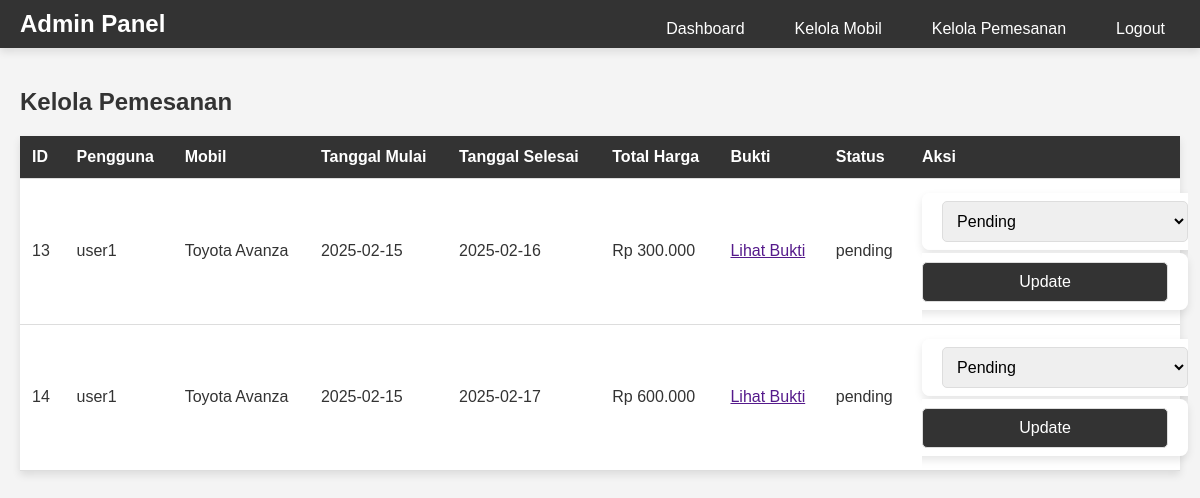
/admin/manage_orders.php (signed in), run on the app's committed database.
### tables this page shows
CREATE TABLE `bookings` (
  `id` int(11) NOT NULL,
  `user_id` int(11) NOT NULL,
  `car_id` int(11) NOT NULL,
  `start_date` date NOT NULL,
  `end_date` date NOT NULL,
  `total_price` decimal(10,2) NOT NULL,
  `status` enum('pending','approved','rejected') DEFAULT 'pending'
);

CREATE TABLE `users` (
  `id` int(11) NOT NULL,
  `username` varchar(50) NOT NULL,
  `password` varchar(255) NOT NULL,
  `email` varchar(100) NOT NULL,
  `role` enum('admin','user') DEFAULT 'user'
);

CREATE TABLE `cars` (
  `id` int(11) NOT NULL,
  `name` varchar(100) NOT NULL,
  `description` text NOT NULL,
  `price_per_day` decimal(10,2) NOT NULL,
  `image` varchar(255) NOT NULL,
  `status` enum('available','booked') DEFAULT 'available'
);

### admin/manage_orders.php (the view, shortened to what this page needs)
<?php
include '../includes/db.php';
$bookings = $pdo->query('SELECT bookings.*, users.username, cars.name FROM bookings JOIN users ON bookings.user_id = users.id JOIN cars ON bookings.car_id = cars.id')->fetchAll();
$stmt = $pdo->query("SELECT payments.*, users.username FROM payments JOIN users ON payments.user_id = users.id");
while ($payment = $stmt->fetch());
?>
<!DOCTYPE html>
<html lang="en">
<head>
    <link rel="stylesheet" href="../assets/css/style.css">
    <link rel="stylesheet" href="https://cdnjs.cloudflare.com/ajax/libs/font-awesome/6.0.0-beta3/css/all.min.css">
</head>
<body>
    <header>
        <div class="header-container">
            <div class="logo">
                <a href="index.php">Admin Panel</a>
            </div>
            <nav class="navbar">
                <ul class="nav-links">
                    <li><a href="index.php">Dashboard</a></li>
                    <li><a href="manage_cars.php">Kelola Mobil</a></li>
                    <li><a href="manage_orders.php">Kelola Pemesanan</a></li>
                    <li><a href="../logout.php">Logout</a></li>
                </ul>
            </nav>
        </div>
    </header>
    <main>
        <h2>Kelola Pemesanan</h2>
        <table>
            <thead>
                <tr>
                    <th>ID</th>
                    <th>Pengguna</th>
                    <th>Mobil</th>
                    <th>Tanggal Mulai</th>
                    <th>Tanggal Selesai</th>
                    <th>Total Harga</th>
                    <th>Bukti</th>
                    <th>Status</th>
                    <th>Aksi</th>
                </tr>
            </thead>
            <tbody>
                <?php foreach ($bookings as $booking): ?>
                <tr>
                    <td><?= $booking['id'] ?></td>
                    <td><?= $booking['username'] ?></td>
                    <td><?= $booking['name'] ?></td>
                    <td><?= $booking['start_date'] ?></td>
                    <td><?= $booking['end_date'] ?></td>
                    <td>Rp <?= number_format($booking['total_price'], 0, ',', '.') ?></td>
                    <td><a href="<?= $payment['proof_image'] ?>" target="_blank">Lihat Bukti</a></td>
                    <td><?= $booking['status'] ?></td>
                    <td>
                        <form method="POST" style="display:inline;">
                            <select name="status">
                                <option value="pending" <?= $booking['status'] === 'pending' ? 'selected' : '' ?>>Pending</option>
                            </select>
                            <button type="submit" name="update_status">Update</button>
                        </form>
                    </td>
                </tr>
                <?php endforeach; ?>
            </tbody>
        </table>
    </main>
</body>
</html>

### assets/css/style.css (style rules this page uses)
body { font-family: 'Arial', sans-serif; margin: 0; padding: 0; background-color: #f4f4f4; color: #333; }
header { background-color: #333; color: #fff; padding: 20px 0; text-align: center; }
nav { margin-top: 10px; }
nav a { color: #fff; text-decoration: none; margin: 0 15px; font-size: 1.1rem; transition: color 0.3s ease; }
main { padding: 20px; }
form { max-width: 500px; margin: 20px auto; padding: 20px; background-color: #fff; border-radius: 8px; box-shadow: 0 4px 8px rgba(0, 0, 0, 0.1); }
form input, form textarea, form select, form button { width: 100%; padding: 10px; margin: 10px 0; border: 1px solid #ddd; border-radius: 5px; font-size: 1rem; }
form button { background-color: #333; color: #fff; cursor: pointer; transition: background-color 0.3s ease; }
table { width: 100%; border-collapse: collapse; margin: 20px 0; background-color: #fff; box-shadow: 0 4px 8px rgba(0, 0, 0, 0.1); }
table th, table td { padding: 12px; text-align: left; border-bottom: 1px solid #ddd; }
table th { background-color: #333; color: #fff; }
header { background-color: #333; color: #fff; padding: 10px 0; position: sticky; top: 0; z-index: 1000; box-shadow: 0 4px 8px rgba(0, 0, 0, 0.1); }
.header-container { display: flex; justify-content: space-between; align-items: center; max-width: 1200px; margin: 0 auto; padding: 0 20px; }
.logo a { font-size: 1.5rem; font-weight: bold; color: #fff; text-decoration: none; }
.navbar { display: flex; align-items: center; }
.nav-links { display: flex; list-style: none; margin: 0; padding: 0; }
.nav-links li { margin-left: 20px; }
.nav-links a { color: #fff; text-decoration: none; font-size: 1rem; transition: color 0.3s ease; }

### data on the page
bookings: id "13", user.username "user1", car.name "Toyota Avanza", start_date "2025-02-15", end_date "2025-02-16", total_price "300.000", status "pending", status "Pending"
bookings: id "14", user.username "user1", car.name "Toyota Avanza", start_date "2025-02-15", end_date "2025-02-17", total_price "600.000", status "pending", status "Pending"
